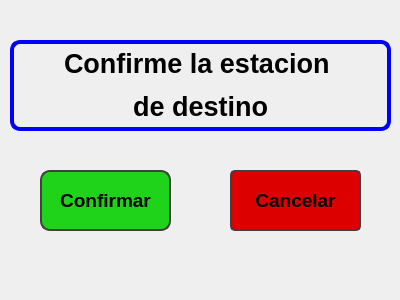
<?xml version="1.0" encoding="UTF-8"?>
<ui version="4.0">
 <class>confirmacionEnvio</class>
 <widget class="QWidget" name="confirmacionEnvio">
  <property name="geometry">
   <rect>
    <x>0</x>
    <y>0</y>
    <width>400</width>
    <height>300</height>
   </rect>
  </property>
  <property name="windowTitle">
   <string>Form</string>
  </property>
  <widget class="QPushButton" name="pushButton">
   <property name="geometry">
    <rect>
     <x>40</x>
     <y>170</y>
     <width>131</width>
     <height>61</height>
    </rect>
   </property>
   <property name="font">
    <font>
     <pointsize>14</pointsize>
     <bold>true</bold>
    </font>
   </property>
   <property name="styleSheet">
    <string notr="true">QPushButton {
		
	background-color: rgb(30, 211, 26);
	   color: rgb(0, 0, 0);   
       border: 2px solid rgb(64, 64, 64);
       border-radius: 10px;
    }

    QPushButton:pressed {
	color: rgb(255, 255, 255);
	
	
	background-color: rgb(21, 144, 29);
    }</string>
   </property>
   <property name="text">
    <string>Confirmar</string>
   </property>
  </widget>
  <widget class="QPushButton" name="pushButton_2">
   <property name="geometry">
    <rect>
     <x>230</x>
     <y>170</y>
     <width>131</width>
     <height>61</height>
    </rect>
   </property>
   <property name="font">
    <font>
     <pointsize>14</pointsize>
     <bold>true</bold>
    </font>
   </property>
   <property name="styleSheet">
    <string notr="true">QPushButton {
	background-color: rgb(220, 0, 0);
	   color: rgb(0, 0, 0);   
       border: 2px solid rgb(64, 64, 64);
       border-radius: 5px;
    }

    QPushButton:pressed {
	color: rgb(255, 255, 255);
	background-color: rgb(122, 0, 0);
    }</string>
   </property>
   <property name="text">
    <string>Cancelar</string>
   </property>
  </widget>
  <widget class="QLabel" name="label">
   <property name="geometry">
    <rect>
     <x>10</x>
     <y>40</y>
     <width>381</width>
     <height>91</height>
    </rect>
   </property>
   <property name="font">
    <font>
     <pointsize>20</pointsize>
    </font>
   </property>
   <property name="styleSheet">
    <string notr="true">color: rgb(0, 0, 0);
border: 4px solid;
border-radius: 10px;
border-color: rgb(0, 0, 255);

</string>
   </property>
   <property name="frameShape">
    <enum>QFrame::WinPanel</enum>
   </property>
   <property name="frameShadow">
    <enum>QFrame::Plain</enum>
   </property>
   <property name="lineWidth">
    <number>8</number>
   </property>
   <property name="text">
    <string>&lt;html&gt;&lt;head/&gt;&lt;body&gt;&lt;p align=&quot;center&quot;&gt;&lt;span style=&quot; font-weight:700; color:#000000;&quot;&gt;Confirme la estacion &lt;/span&gt;&lt;/p&gt;&lt;p align=&quot;center&quot;&gt;&lt;span style=&quot; font-weight:700; color:#000000;&quot;&gt;de destino&lt;/span&gt;&lt;/p&gt;&lt;/body&gt;&lt;/html&gt;</string>
   </property>
   <property name="alignment">
    <set>Qt::AlignCenter</set>
   </property>
   <property name="margin">
    <number>0</number>
   </property>
   <property name="indent">
    <number>-1</number>
   </property>
  </widget>
 </widget>
 <resources/>
 <connections/>
</ui>
